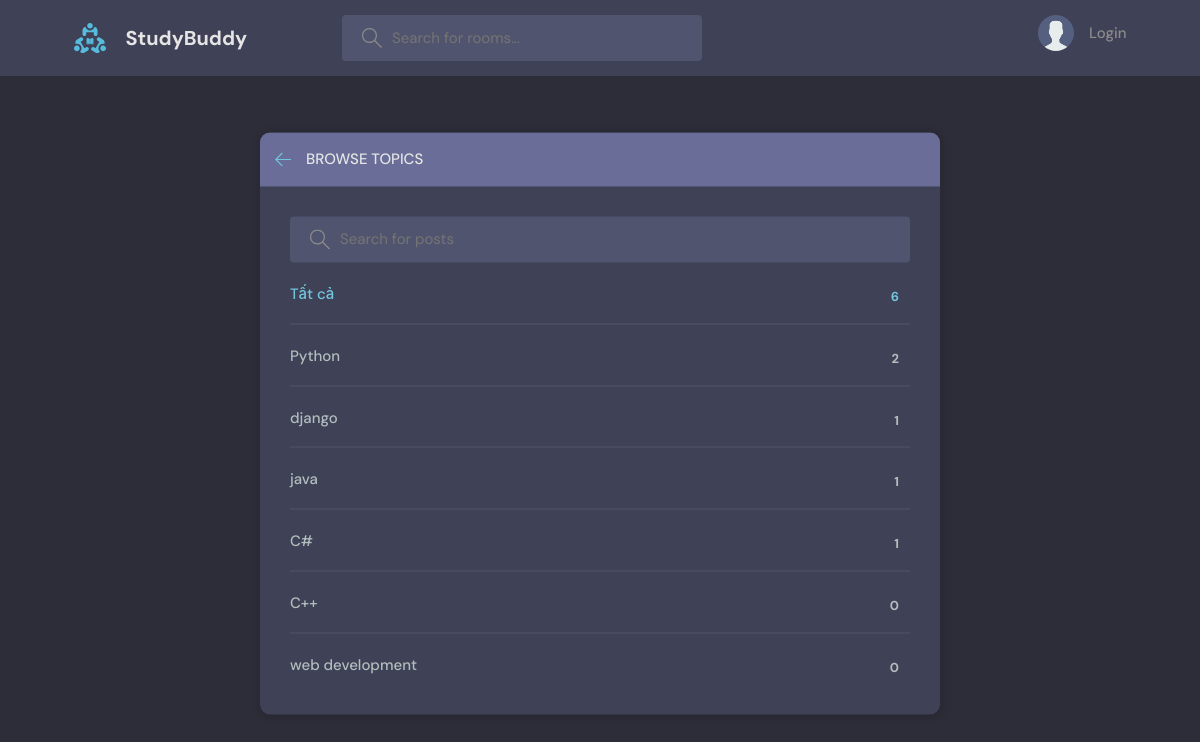
/topics/, run on an earlier commit of the app's database.
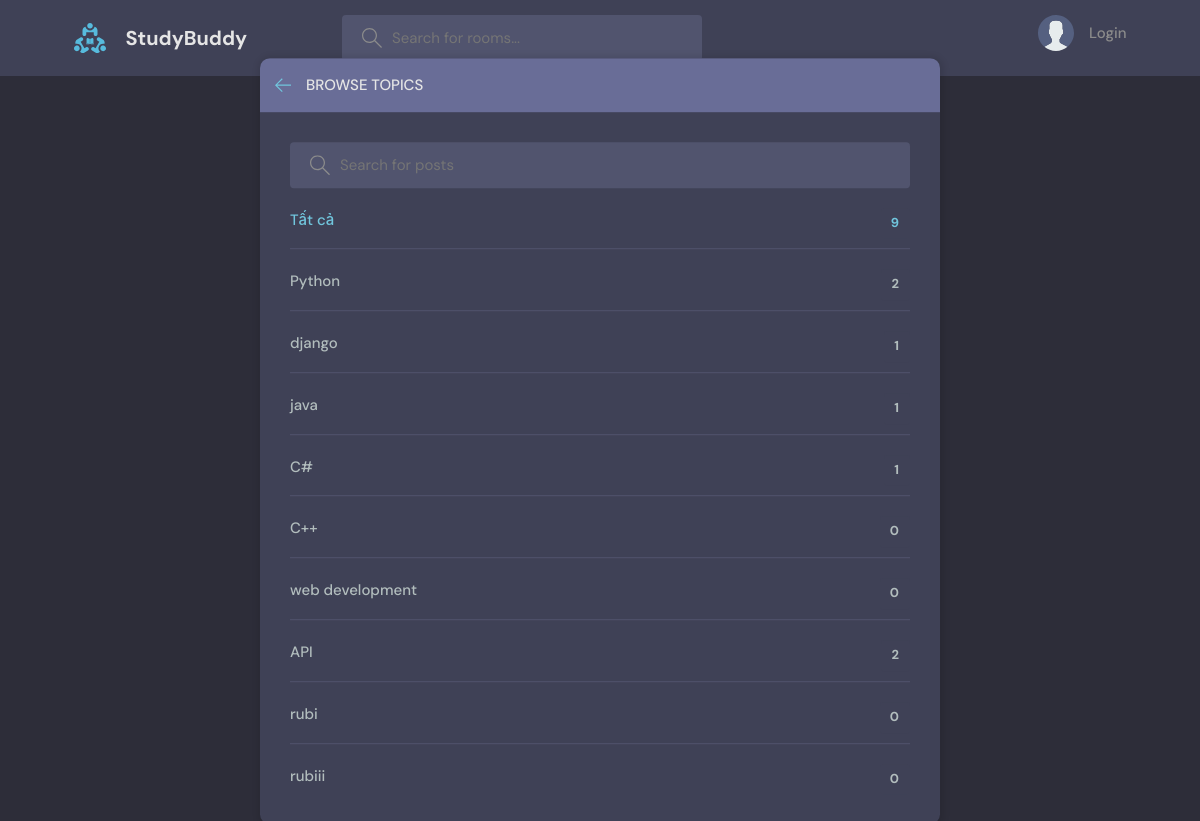
And on a later commit of the database.
### base/models.py (models this page shows, shortened)
class Topic(models.Model):
    name = models.CharField(max_length=200)

### base/views.py (the view)
# urls.py: path("topics/",views.topicsPage, name="topics"),
def topicsPage(request):
    q = request.GET.get('q') if request.GET.get('q') != None else ''
    topic = Topic.objects.filter(name__icontains=q)
    context = {'topic':topic}
    return render(request, 'base/topics.html',context)

### base/templates/base/topics.html (shortened to what this page needs)
{% extends 'main.html' %}
{% block content %}
    <main class="create-room layout">
      <div class="container">
        <div class="layout__box">
          <div class="layout__boxHeader">
            <div class="layout__boxTitle">
              <a href="{% url 'home'%}">
                <svg version="1.1" xmlns="http://www.w3.org/2000/svg" width="32" height="32" viewBox="0 0 32 32">
                  <title>arrow-left</title>
                  <path
                    d="M13.723 2.286l-13.723 13.714 13.719 13.714 1.616-1.611-10.96-10.96h27.625v-2.286h-27.625l10.965-10.965-1.616-1.607z"
                  ></path>
                </svg>
              </a>
              <h3>Browse Topics</h3>
            </div>
          </div>
          <div class="topics-page layout__body">
            <form action="" method="GET" class="header__search">
              <label>
                <input name='q' placeholder="Search for posts" />
              </label>
            </form>
            <ul class="topics__list">
              <li>
                <a href="{% url 'topics' %}" class="active">Tất cả <span>{{topic.count}}</span></a>
              </li>
              {% for topic in topic %}
              <li>
                <a href="{% url 'home' %}?q={{topic.name}}">{{ topic.name }}<span>{{topic.room_set.all.count}}</span></a>
              </li>
              {% endfor %}
            </ul>
          </div>
        </div>
      </div>
    </main>
{% endblock content %}

### templates/main.html (shortened to what this page needs)
{% load static %}
<html lang="en">
  <head>
    <link rel="stylesheet" href="{% static 'style/style.css' %}" />
  </head>
  <body>
    {% include 'navbar.html' %}
    {% block content %}
    {% endblock content %}
  </body>
</html>

### templates/navbar.html (shortened to what this page needs)
{% load static %}
<header class="header header--loggedIn">
    <div class="container">
      <a href="{% url 'home' %}" class="header__logo">
        <img src="{% static 'images/logo.svg' %}" />
        <h1>StudyBuddy</h1>
      </a>
      <form class="header__search" method ="GET" action="{% url 'home' %}">
        <label>
          <input name="q" placeholder="Search for rooms..." />
        </label>
      </form>
      <nav class="header__menu">
        {% if request.user.is_authenticated %}
        <div class="header__user">
          <a href="{% url 'update-user' %}">
            <div class="avatar avatar--medium active">
              <img src="{{request.user.avatar.url}}" />
            </div>
            <p>{{request.user.username}}<span>@{{request.user.username}}</span></p>
          </a>
          <button class="dropdown-button">
            <svg version="1.1" xmlns="http://www.w3.org/2000/svg" width="32" height="32" viewBox="0 0 32 32">
              <title>chevron-down</title>
              <path d="M16 21l-13-13h-3l16 16 16-16h-3l-13 13z"></path>
            </svg>
          </button>
        </div>
        {% else %}
            <a href="{% url 'login' %}">
                <img src="{% static 'images/avatar.svg' %}" />
                <p>Login</p>
            </a>
        {% endif %}
      </nav>
    </div>
  </header>

### static/style/style.css (style rules this page uses)
:root { --color-main: #71c6dd; --color-main-light: #e1f6fb; --color-dark: #3f4156; --color-dark-medium: #51546e; --color-dark-light: #696d97; --color-light: #e5e5e5; --color-gray: #8b8b8b; --color-light-gray: #b2bdbd; --color-bg: #2d2d39; --color-success: #5dd693; --color-error: #fc4b0b; }
* { font-family: "DM Sans", -apple-system, BlinkMacSystemFont, "Segoe UI", Roboto, Oxygen, Ubuntu, Cantarell, "Open Sans", "Helvetica Neue", sans-serif; margin: 0; padding: 0; box-sizing: border-box; text-rendering: optimizeLegibility; font-size: inherit; }
html { font-size: 56.25%; }
@media only screen and (min-width: 1200px) { html { font-size: 62.5%; } }
body { line-height: 1.6; font-weight: 400; font-size: 1.5rem; color: var(--color-light-gray); background-color: var(--color-bg); min-height: 100vh; }
img { width: 100%; }
a { display: inline-block; color: var(--color-main); text-decoration: none; }
.container { max-width: 120rem; width: 90%; margin: auto; }
.header { padding: 1.5rem; background-color: var(--color-dark); }
.header > .container { display: flex; gap: 9.5rem; }
.header__logo, .header__user { display: flex; gap: 2rem; align-items: center; }
.header__logo > img { height: 3.2rem; width: 3.2rem; }
.header__logo > h1 { font-weight: 700; font-size: 2rem; color: var(--color-light); }
.header__search > label { background-color: var(--color-dark-medium); padding: 1.3rem 1rem; display: flex; align-items: center; gap: 1rem; border-radius: 4px; }
.header__search svg { fill: var(--color-gray); width: 2rem; height: 2rem; margin-left: 1rem; }
.header__search input { width: 30rem; background: transparent; border: none; outline: none; color: var(--color-light); }
.header__menu { margin-left: auto; position: relative; }
.header__menu a { display: flex; gap: 1.5rem; align-items: center; font-weight: 500; text-decoration: none; color: var(--color-gray); }
.header__menu img { height: 3.6rem; }
.header__menu p { line-height: 1.2; }
.layout { margin-top: 2.4rem; }
.layout > .container { display: flex; justify-content: space-between; align-items: flex-start; }
.layout__box { width: 90%; max-width: 48rem; min-height: 40rem; position: absolute; top: 50%; left: 50%; transform: translate(-50%, -46%); background-color: var(--color-dark); border-radius: 1rem; box-shadow: 1px 1px 6px 3px rgba(0, 0, 0, 0.1); overflow: hidden; }
.layout__boxHeader { display: flex; padding: 1.5rem; background-color: var(--color-dark-light); }
.layout__boxTitle { display: flex; gap: 1.5rem; align-items: center; }
.layout__boxTitle h3 { text-transform: uppercase; font-weight: 500; color: var(--color-light); }
.layout__boxTitle svg { width: 1.6rem; height: 1.6rem; fill: var(--color-main); }
.layout__body { margin: 3rem; }
.topics__list { list-style: none; }
.topics__list li a { display: flex; justify-content: space-between; margin-bottom: 3rem; font-weight: 500; color: var(--color-light-gray); transition: all 0.3s ease-in-out; }
.topics__list li a.active, .topics__list li a:hover { color: var(--color-main); }
.topics__list li a span { padding: 0.5rem 1rem; background-color: var(--color-dark); border-radius: 3px; font-size: 1.3rem; font-weight: 700; letter-spacing: 1px; }
.topics-page .topics__list li:not(:last-child) a { margin: 2rem 0; padding-bottom: 1rem; text-decoration: none; border-bottom: 1px solid var(--color-dark-medium); }
.topics-page .header__search { display: block; }
.create-room.layout .layout__box { max-width: 68rem; }

What changed in the data, as far as the page shows it:
added Topic: name "API", room_set.all.count "2"
added Topic: name "rubi", room_set.all.count "0"
added Topic: name "rubiii", room_set.all.count "0"
Also different on the page:
{{ topic.count }}: "6" → "9"
